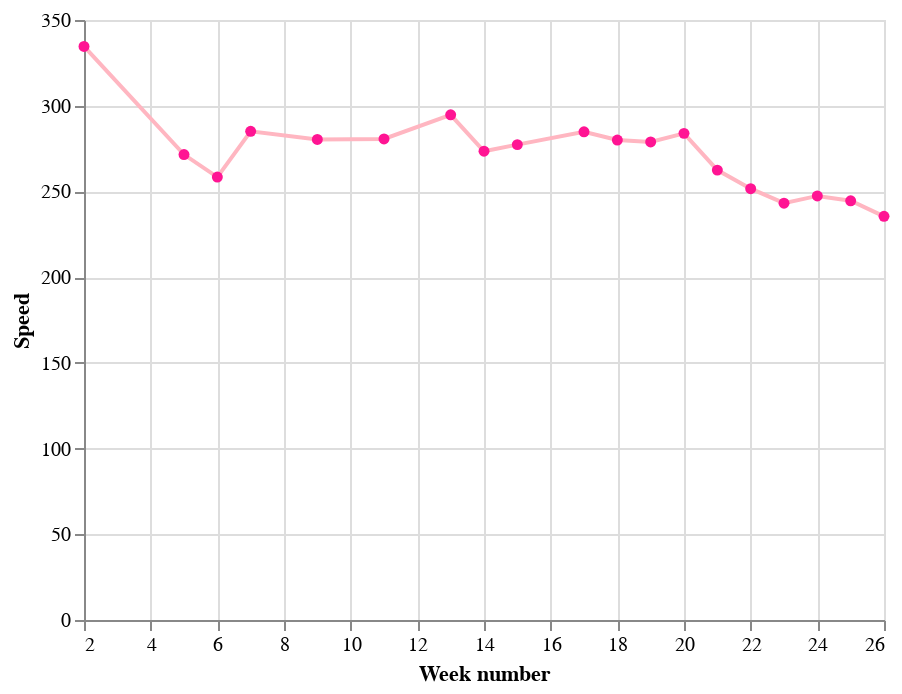

The notebook cell saved with this chart:
### Code cell
line = alt.Chart(df).mark_line(color='lightpink').encode(
    alt.X('week', title='Week number'),
    alt.Y('seconds_per_km', aggregate='mean',  title='Speed'),
)

circle = alt.Chart(df).mark_circle(color='deeppink').encode(
    alt.X('week', title='Week number'),
    alt.Y('seconds_per_km', aggregate='mean',  title='Speed'),
)
line + circle

### Figure 1 — Vega-Lite specification as saved in the notebook (floating-point values rounded to 4 significant figures)
{"config": {"view": {"continuousWidth": 400, "continuousHeight": 300}}, "layer": [{"mark": {"type": "line", "color": "lightpink"}, "encoding": {"x": {"field": "week", "title": "Week number", "type": "quantitative"}, "y": {"aggregate": "mean", "field": "seconds_per_km", "title": "Speed", "type": "quantitative"}}}, {"mark": {"type": "circle", "color": "deeppink"}, "encoding": {"x": {"field": "week", "title": "Week number", "type": "quantitative"}, "y": {"aggregate": "mean", "field": "seconds_per_km", "title": "Speed", "type": "quantitative"}}}], "data": {"name": "data-ec06743c94a29224c91ed66eace526ab"}, "$schema": "https://vega.github.io/schema/vega-lite/v4.17.0.json", "datasets": {"data-ec06743c94a29224c91ed66eace526ab": [{"Unnamed: 0": 182, "type": 1, "startTime": "2022-01-10T13:39:17+00:00", "sportTime(s)": 453, "maxPace(/meter)": 7.246, "minPace(/meter)": 0.2501, "distance(m)": 1191.0, "avgPace(/meter)": 0.3787, "calories(kcal)": 71.0, "date": "2022-01-10T20:39:00", "seconds_per_km": 380.4, "speed_per_km": "06:20.35", "distance_rounded": 1.0, "day_of_week": "Monday", "week": 2}, {"Unnamed: 0": 178, "type": 1, "startTime": "2022-01-13T09:23:16+00:00", "sportTime(s)": 290, "maxPace(/meter)": 2.342, "minPace(/meter)": 0.1982, "distance(m)": 1004.0, "avgPace(/meter)": 0.2878, "calories(kcal)": 60.0, "date": "2022-01-13T16:23:00", "seconds_per_km": 288.8, "speed_per_km": "04:48.84", "distance_rounded": 1.0, "day_of_week": "Thursday", "week": 2}, {"Unnamed: 0": 176, "type": 1, "startTime": "2022-02-03T10:41:12+00:00", "sportTime(s)": 265, "maxPace(/meter)": 0.609, "minPace(/meter)": 0.1993, "distance(m)": 1001.0, "avgPace(/meter)": 0.2637, "calories(kcal)": 39.0, "date": "2022-02-03T17:41:00", "seconds_per_km": 264.7, "speed_per_km": "04:24.74", "distance_rounded": 1.0, "day_of_week": "Thursday", "week": 5}, {"Unnamed: 0": 172, "type": 1, "startTime": "2022-02-05T11:46:47+00:00", "sportTime(s)": 283, "maxPace(/meter)": 0.6911, "minPace(/meter)": 0.229, "distance(m)": 1006.0, "avgPace(/meter)": 0.2803, "calories(kcal)": 50.0, "date": "2022-02-05T18:46:00", "seconds_per_km": 281.3, "speed_per_km": "04:41.31", "distance_rounded": 1.0, "day_of_week": "Saturday", "week": 5}, {"Unnamed: 0": 169, "type": 1, "startTime": "2022-02-06T11:36:48+00:00", "sportTime(s)": 272, "maxPace(/meter)": 0.6361, "minPace(/meter)": 0.2325, "distance(m)": 1013.0, "avgPace(/meter)": 0.2675, "calories(kcal)": 34.0, "date": "2022-02-06T18:36:00", "seconds_per_km": 268.5, "speed_per_km": "04:28.51", "distance_rounded": 1.0, "day_of_week": "Sunday", "week": 5}, {"Unnamed: 0": 166, "type": 1, "startTime": "2022-02-11T11:49:54+00:00", "sportTime(s)": 264, "maxPace(/meter)": 0.788, "minPace(/meter)": 0.198, "distance(m)": 1004.0, "avgPace(/meter)": 0.26, "calories(kcal)": 39.0, "date": "2022-02-11T18:49:00", "seconds_per_km": 262.9, "speed_per_km": "04:22.95", "distance_rounded": 1.0, "day_of_week": "Friday", "week": 6}, {"Unnamed: 0": 163, "type": 1, "startTime": "2022-02-12T11:25:02+00:00", "sportTime(s)": 259, "maxPace(/meter)": 0.5571, "minPace(/meter)": 0.1928, "distance(m)": 1011.0, "avgPace(/meter)": 0.2552, "calories(kcal)": 44.0, "date": "2022-02-12T18:25:00", "seconds_per_km": 256.2, "speed_per_km": "04:16.18", "distance_rounded": 1.0, "day_of_week": "Saturday", "week": 6}, {"Unnamed: 0": 161, "type": 1, "startTime": "2022-02-13T11:09:12+00:00", "sportTime(s)": 256, "maxPace(/meter)": 0.576, "minPace(/meter)": 0.194, "distance(m)": 1000.0, "avgPace(/meter)": 0.255, "calories(kcal)": 37.0, "date": "2022-02-13T18:09:00", "seconds_per_km": 256.0, "speed_per_km": "04:16.00", "distance_rounded": 1.0, "day_of_week": "Sunday", "week": 6}, {"Unnamed: 0": 157, "type": 1, "startTime": "2022-02-14T11:50:09+00:00", "sportTime(s)": 287, "maxPace(/meter)": 0.7446, "minPace(/meter)": 0.2587, "distance(m)": 1002.0, "avgPace(/meter)": 0.2854, "calories(kcal)": 43.0, "date": "2022-02-14T18:50:00", "seconds_per_km": 286.4, "speed_per_km": "04:46.43", "distance_rounded": 1.0, "day_of_week": "Monday", "week": 7}, {"Unnamed: 0": 155, "type": 1, "startTime": "2022-02-16T11:12:40+00:00", "sportTime(s)": 284, "maxPace(/meter)": 2.165, "minPace(/meter)": 0.1834, "distance(m)": 1001.0, "avgPace(/meter)": 0.2827, "calories(kcal)": 60.0, "date": "2022-02-16T18:12:00", "seconds_per_km": 283.7, "speed_per_km": "04:43.72", "distance_rounded": 1.0, "day_of_week": "Wednesday", "week": 7}, {"Unnamed: 0": 152, "type": 1, "startTime": "2022-03-05T00:10:22+00:00", "sportTime(s)": 282, "maxPace(/meter)": 0.6154, "minPace(/meter)": 0.2083, "distance(m)": 1006.0, "avgPace(/meter)": 0.2793, "calories(kcal)": 55.0, "date": "2022-03-05T07:10:00", "seconds_per_km": 280.3, "speed_per_km": "04:40.32", "distance_rounded": 1.0, "day_of_week": "Saturday", "week": 9}, {"Unnamed: 0": 150, "type": 1, "startTime": "2022-03-18T11:26:11+00:00", "sportTime(s)": 282, "maxPace(/meter)": 0.8749, "minPace(/meter)": 0.2372, "distance(m)": 1005.0, "avgPace(/meter)": 0.2796, "calories(kcal)": 47.0, "date": "2022-03-18T18:26:00", "seconds_per_km": 280.6, "speed_per_km": "04:40.60", "distance_rounded": 1.0, "day_of_week": "Friday", "week": 11}, {"Unnamed: 0": 146, "type": 1, "startTime": "2022-03-28T11:45:13+00:00", "sportTime(s)": 311, "maxPace(/meter)": 0.639, "minPace(/meter)": 0.2149, "distance(m)": 1046.0, "avgPace(/meter)": 0.2964, "calories(kcal)": 57.0, "date": "2022-03-28T18:45:00", "seconds_per_km": 297.3, "speed_per_km": "04:57.32", "distance_rounded": 1.0, "day_of_week": "Monday", "week": 13}, {"Unnamed: 0": 144, "type": 1, "startTime": "2022-03-29T12:02:25+00:00", "sportTime(s)": 303, "maxPace(/meter)": 0.6835, "minPace(/meter)": 0.2301, "distance(m)": 1003.0, "avgPace(/meter)": 0.3011, "calories(kcal)": 57.0, "date": "2022-03-29T19:02:00", "seconds_per_km": 302.1, "speed_per_km": "05:2.09", "distance_rounded": 1.0, "day_of_week": "Tuesday", "week": 13}, {"Unnamed: 0": 142, "type": 1, "startTime": "2022-03-30T11:52:16+00:00", "sportTime(s)": 285, "maxPace(/meter)": 0.4753, "minPace(/meter)": 0.1658, "distance(m)": 1001.0, "avgPace(/meter)": 0.2837, "calories(kcal)": 49.0, "date": "2022-03-30T18:52:00", "seconds_per_km": 284.7, "speed_per_km": "04:44.72", "distance_rounded": 1.0, "day_of_week": "Wednesday", "week": 13}, {"Unnamed: 0": 140, "type": 1, "startTime": "2022-04-04T10:57:56+00:00", "sportTime(s)": 271, "maxPace(/meter)": 0.7117, "minPace(/meter)": 0.2248, "distance(m)": 1000.0, "avgPace(/meter)": 0.27, "calories(kcal)": 48.0, "date": "2022-04-04T17:57:00", "seconds_per_km": 271.0, "speed_per_km": "04:31.00", "distance_rounded": 1.0, "day_of_week": "Monday", "week": 14}, {"Unnamed: 0": 137, "type": 1, "startTime": "2022-04-08T11:39:28+00:00", "sportTime(s)": 274, "maxPace(/meter)": 0.6707, "minPace(/meter)": 0.2315, "distance(m)": 1000.0, "avgPace(/meter)": 0.273, "calories(kcal)": 51.0, "date": "2022-04-08T18:39:00", "seconds_per_km": 274.0, "speed_per_km": "04:34.00", "distance_rounded": 1.0, "day_of_week": "Friday", "week": 14}, {"Unnamed: 0": 134, "type": 1, "startTime": "2022-04-10T11:41:58+00:00", "sportTime(s)": 277, "maxPace(/meter)": 0.6873, "minPace(/meter)": 0.2137, "distance(m)": 1006.0, "avgPace(/meter)": 0.2744, "calories(kcal)": 45.0, "date": "2022-04-10T18:41:00", "seconds_per_km": 275.3, "speed_per_km": "04:35.35", "distance_rounded": 1.0, "day_of_week": "Sunday", "week": 14}, {"Unnamed: 0": 131, "type": 1, "startTime": "2022-04-13T10:48:11+00:00", "sportTime(s)": 278, "maxPace(/meter)": 0.7634, "minPace(/meter)": 0.2038, "distance(m)": 1000.0, "avgPace(/meter)": 0.277, "calories(kcal)": 44.0, "date": "2022-04-13T17:48:00", "seconds_per_km": 278.0, "speed_per_km": "04:38.00", "distance_rounded": 1.0, "day_of_week": "Wednesday", "week": 15}, {"Unnamed: 0": 128, "type": 1, "startTime": "2022-04-15T09:54:21+00:00", "sportTime(s)": 278, "maxPace(/meter)": 0.7968, "minPace(/meter)": 0.244, "distance(m)": 1005.0, "avgPace(/meter)": 0.2756, "calories(kcal)": 39.0, "date": "2022-04-15T16:54:00", "seconds_per_km": 276.6, "speed_per_km": "04:36.62", "distance_rounded": 1.0, "day_of_week": "Friday", "week": 15}, {"Unnamed: 0": 125, "type": 1, "startTime": "2022-04-26T11:40:21+00:00", "sportTime(s)": 354, "maxPace(/meter)": 1.115, "minPace(/meter)": 0.1997, "distance(m)": 1201.0, "avgPace(/meter)": 0.2939, "calories(kcal)": 62.0, "date": "2022-04-26T18:40:00", "seconds_per_km": 294.8, "speed_per_km": "04:54.75", "distance_rounded": 1.0, "day_of_week": "Tuesday", "week": 17}, {"Unnamed: 0": 123, "type": 1, "startTime": "2022-04-27T11:31:56+00:00", "sportTime(s)": 270, "maxPace(/meter)": 0.6803, "minPace(/meter)": 0.2187, "distance(m)": 1002.0, "avgPace(/meter)": 0.2685, "calories(kcal)": 48.0, "date": "2022-04-27T18:31:00", "seconds_per_km": 269.5, "speed_per_km": "04:29.46", "distance_rounded": 1.0, "day_of_week": "Wednesday", "week": 17}, {"Unnamed: 0": 121, "type": 1, "startTime": "2022-04-28T10:37:51+00:00", "sportTime(s)": 279, "maxPace(/meter)": 0.8052, "minPace(/meter)": 0.221, "distance(m)": 1002.0, "avgPace(/meter)": 0.2774, "calories(kcal)": 50.0, "date": "2022-04-28T17:37:00", "seconds_per_km": 278.4, "speed_per_km": "04:38.44", "distance_rounded": 1.0, "day_of_week": "Thursday", "week": 17}, {"Unnamed: 0": 119, "type": 1, "startTime": "2022-04-29T11:01:29+00:00", "sportTime(s)": 495, "maxPace(/meter)": 1.217, "minPace(/meter)": 0.2073, "distance(m)": 1651.0, "avgPace(/meter)": 0.2974, "calories(kcal)": 89.0, "date": "2022-04-29T18:01:00", "seconds_per_km": 299.8, "speed_per_km": "04:59.82", "distance_rounded": 1.0, "day_of_week": "Friday", "week": 17}, {"Unnamed: 0": 117, "type": 1, "startTime": "2022-05-01T09:48:50+00:00", "sportTime(s)": 283, "maxPace(/meter)": 0.8224, "minPace(/meter)": 0.2239, "distance(m)": 1006.0, "avgPace(/meter)": 0.2803, "calories(kcal)": 41.0, "date": "2022-05-01T16:48:00", "seconds_per_km": 281.3, "speed_per_km": "04:41.31", "distance_rounded": 1.0, "day_of_week": "Sunday", "week": 17}, {"Unnamed: 0": 112, "type": 1, "startTime": "2022-05-04T11:52:29+00:00", "sportTime(s)": 279, "maxPace(/meter)": 0.6135, "minPace(/meter)": 0.2112, "distance(m)": 1007.0, "avgPace(/meter)": 0.2761, "calories(kcal)": 42.0, "date": "2022-05-04T18:52:00", "seconds_per_km": 277.1, "speed_per_km": "04:37.06", "distance_rounded": 1.0, "day_of_week": "Wednesday", "week": 18}, {"Unnamed: 0": 110, "type": 1, "startTime": "2022-05-05T11:15:38+00:00", "sportTime(s)": 292, "maxPace(/meter)": 0.7042, "minPace(/meter)": 0.216, "distance(m)": 1000.0, "avgPace(/meter)": 0.291, "calories(kcal)": 52.0, "date": "2022-05-05T18:15:00", "seconds_per_km": 292.0, "speed_per_km": "04:52.00", "distance_rounded": 1.0, "day_of_week": "Thursday", "week": 18}, {"Unnamed: 0": 107, "type": 1, "startTime": "2022-05-06T10:16:48+00:00", "sportTime(s)": 273, "maxPace(/meter)": 0.7022, "minPace(/meter)": 0.2276, "distance(m)": 1003.0, "avgPace(/meter)": 0.2712, "calories(kcal)": 47.0, "date": "2022-05-06T17:16:00", "seconds_per_km": 272.2, "speed_per_km": "04:32.18", "distance_rounded": 1.0, "day_of_week": "Friday", "week": 18}, {"Unnamed: 0": 104, "type": 1, "startTime": "2022-05-07T09:47:30+00:00", "sportTime(s)": 290, "maxPace(/meter)": 212.0, "minPace(/meter)": 0.2129, "distance(m)": 1040.0, "avgPace(/meter)": 0.278, "calories(kcal)": 52.0, "date": "2022-05-07T16:47:00", "seconds_per_km": 278.8, "speed_per_km": "04:38.85", "distance_rounded": 1.0, "day_of_week": "Saturday", "week": 18}, {"Unnamed: 0": 102, "type": 1, "startTime": "2022-05-08T11:24:19+00:00", "sportTime(s)": 287, "maxPace(/meter)": 225.0, "minPace(/meter)": 0.2221, "distance(m)": 1026.0, "avgPace(/meter)": 0.279, "calories(kcal)": 56.0, "date": "2022-05-08T18:24:00", "seconds_per_km": 279.7, "speed_per_km": "04:39.73", "distance_rounded": 1.0, "day_of_week": "Sunday", "week": 18}, {"Unnamed: 0": 99, "type": 1, "startTime": "2022-05-12T11:36:50+00:00", "sportTime(s)": 281, "maxPace(/meter)": 178.0, "minPace(/meter)": 0.1781, "distance(m)": 1007.0, "avgPace(/meter)": 0.278, "calories(kcal)": 59.0, "date": "2022-05-12T18:36:00", "seconds_per_km": 279.0, "speed_per_km": "04:39.05", "distance_rounded": 1.0, "day_of_week": "Thursday", "week": 19}, {"Unnamed: 0": 96, "type": 1, "startTime": "2022-05-13T11:36:23+00:00", "sportTime(s)": 291, "maxPace(/meter)": 201.0, "minPace(/meter)": 0.2015, "distance(m)": 1024.0, "avgPace(/meter)": 0.283, "calories(kcal)": 55.0, "date": "2022-05-13T18:36:00", "seconds_per_km": 284.2, "speed_per_km": "04:44.18", "distance_rounded": 1.0, "day_of_week": "Friday", "week": 19}, {"Unnamed: 0": 92, "type": 1, "startTime": "2022-05-15T11:36:24+00:00", "sportTime(s)": 281, "maxPace(/meter)": 197.0, "minPace(/meter)": 0.1974, "distance(m)": 1028.0, "avgPace(/meter)": 0.273, "calories(kcal)": 51.0, "date": "2022-05-15T18:36:00", "seconds_per_km": 273.3, "speed_per_km": "04:33.35", "distance_rounded": 1.0, "day_of_week": "Sunday", "week": 19}, {"Unnamed: 0": 89, "type": 1, "startTime": "2022-05-16T11:31:34+00:00", "sportTime(s)": 302, "maxPace(/meter)": 210.0, "minPace(/meter)": 0.2106, "distance(m)": 1046.0, "avgPace(/meter)": 0.288, "calories(kcal)": 63.0, "date": "2022-05-16T18:31:00", "seconds_per_km": 288.7, "speed_per_km": "04:48.72", "distance_rounded": 1.0, "day_of_week": "Monday", "week": 20}, {"Unnamed: 0": 86, "type": 1, "startTime": "2022-05-17T11:15:00+00:00", "sportTime(s)": 308, "maxPace(/meter)": 237.0, "minPace(/meter)": 0.2227, "distance(m)": 1049.0, "avgPace(/meter)": 0.293, "calories(kcal)": 63.0, "date": "2022-05-17T18:15:00", "seconds_per_km": 293.6, "speed_per_km": "04:53.61", "distance_rounded": 1.0, "day_of_week": "Tuesday", "week": 20}, {"Unnamed: 0": 82, "type": 1, "startTime": "2022-05-21T13:48:24+00:00", "sportTime(s)": 287, "maxPace(/meter)": 0.6219, "minPace(/meter)": 0.2232, "distance(m)": 1003.0, "avgPace(/meter)": 0.2841, "calories(kcal)": 50.03, "date": "2022-05-21T20:48:00", "seconds_per_km": 286.1, "speed_per_km": "04:46.14", "distance_rounded": 1.0, "day_of_week": "Saturday", "week": 20}, {"Unnamed: 0": 79, "type": 1, "startTime": "2022-05-22T10:22:47+00:00", "sportTime(s)": 267, "maxPace(/meter)": 0.815, "minPace(/meter)": 0.2136, "distance(m)": 1000.0, "avgPace(/meter)": 0.265, "calories(kcal)": 44.08, "date": "2022-05-22T17:22:00", "seconds_per_km": 267.0, "speed_per_km": "04:27.00", "distance_rounded": 1.0, "day_of_week": "Sunday", "week": 20}, {"Unnamed: 0": 76, "type": 1, "startTime": "2022-05-23T11:46:59+00:00", "sportTime(s)": 267, "maxPace(/meter)": 0.668, "minPace(/meter)": 0.2187, "distance(m)": 1000.0, "avgPace(/meter)": 0.265, "calories(kcal)": 50.33, "date": "2022-05-23T18:46:00", "seconds_per_km": 267.0, "speed_per_km": "04:27.00", "distance_rounded": 1.0, "day_of_week": "Monday", "week": 21}, {"Unnamed: 0": 73, "type": 1, "startTime": "2022-05-24T11:54:01+00:00", "sportTime(s)": 267, "maxPace(/meter)": 0.9251, "minPace(/meter)": 0.2227, "distance(m)": 1001.0, "avgPace(/meter)": 0.2647, "calories(kcal)": 44.15, "date": "2022-05-24T18:54:00", "seconds_per_km": 266.7, "speed_per_km": "04:26.73", "distance_rounded": 1.0, "day_of_week": "Tuesday", "week": 21}, {"Unnamed: 0": 70, "type": 1, "startTime": "2022-05-25T10:56:04+00:00", "sportTime(s)": 241, "maxPace(/meter)": 0.9066, "minPace(/meter)": 0.1197, "distance(m)": 1003.0, "avgPace(/meter)": 0.2353, "calories(kcal)": 40.81, "date": "2022-05-25T17:56:00", "seconds_per_km": 240.3, "speed_per_km": "04:0.28", "distance_rounded": 1.0, "day_of_week": "Wednesday", "week": 21}, {"Unnamed: 0": 67, "type": 1, "startTime": "2022-05-26T10:17:38+00:00", "sportTime(s)": 265, "maxPace(/meter)": 0.558, "minPace(/meter)": 0.1968, "distance(m)": 1003.0, "avgPace(/meter)": 0.2622, "calories(kcal)": 53.12, "date": "2022-05-26T17:17:00", "seconds_per_km": 264.2, "speed_per_km": "04:24.21", "distance_rounded": 1.0, "day_of_week": "Thursday", "week": 21}, {"Unnamed: 0": 64, "type": 1, "startTime": "2022-05-27T11:35:19+00:00", "sportTime(s)": 277, "maxPace(/meter)": 0.757, "minPace(/meter)": 0.2449, "distance(m)": 1003.0, "avgPace(/meter)": 0.2742, "calories(kcal)": 43.04, "date": "2022-05-27T18:35:00", "seconds_per_km": 276.2, "speed_per_km": "04:36.17", "distance_rounded": 1.0, "day_of_week": "Friday", "week": 21}, {"Unnamed: 0": 61, "type": 1, "startTime": "2022-05-28T10:39:29+00:00", "sportTime(s)": 271, "maxPace(/meter)": 0.6452, "minPace(/meter)": 0.2224, "distance(m)": 1005.0, "avgPace(/meter)": 0.2677, "calories(kcal)": 51.33, "date": "2022-05-28T17:39:00", "seconds_per_km": 269.7, "speed_per_km": "04:29.65", "distance_rounded": 1.0, "day_of_week": "Saturday", "week": 21}, {"Unnamed: 0": 58, "type": 1, "startTime": "2022-05-29T11:19:12+00:00", "sportTime(s)": 253, "maxPace(/meter)": 0.4274, "minPace(/meter)": 0.1839, "distance(m)": 1000.0, "avgPace(/meter)": 0.251, "calories(kcal)": 41.0, "date": "2022-05-29T18:19:00", "seconds_per_km": 253.0, "speed_per_km": "04:13.00", "distance_rounded": 1.0, "day_of_week": "Sunday", "week": 21}, {"Unnamed: 0": 55, "type": 1, "startTime": "2022-05-30T11:55:16+00:00", "sportTime(s)": 253, "maxPace(/meter)": 0.4058, "minPace(/meter)": 0.1746, "distance(m)": 1004.0, "avgPace(/meter)": 0.25, "calories(kcal)": 48.92, "date": "2022-05-30T18:55:00", "seconds_per_km": 252.0, "speed_per_km": "04:11.99", "distance_rounded": 1.0, "day_of_week": "Monday", "week": 22}, {"Unnamed: 0": 52, "type": 1, "startTime": "2022-05-31T11:42:33+00:00", "sportTime(s)": 261, "maxPace(/meter)": 0.5513, "minPace(/meter)": 0.203, "distance(m)": 1006.0, "avgPace(/meter)": 0.2575, "calories(kcal)": 49.91, "date": "2022-05-31T18:42:00", "seconds_per_km": 259.4, "speed_per_km": "04:19.44", "distance_rounded": 1.0, "day_of_week": "Tuesday", "week": 22}, {"Unnamed: 0": 49, "type": 1, "startTime": "2022-06-03T11:03:24+00:00", "sportTime(s)": 251, "maxPace(/meter)": 0.8258, "minPace(/meter)": 0.1627, "distance(m)": 1003.0, "avgPace(/meter)": 0.2483, "calories(kcal)": 45.2, "date": "2022-06-03T18:03:00", "seconds_per_km": 250.2, "speed_per_km": "04:10.25", "distance_rounded": 1.0, "day_of_week": "Friday", "week": 22}, {"Unnamed: 0": 46, "type": 1, "startTime": "2022-06-04T11:38:21+00:00", "sportTime(s)": 245, "maxPace(/meter)": 0.5981, "minPace(/meter)": 0.2102, "distance(m)": 1001.0, "avgPace(/meter)": 0.2428, "calories(kcal)": 51.81, "date": "2022-06-04T18:38:00", "seconds_per_km": 244.8, "speed_per_km": "04:4.76", "distance_rounded": 1.0, "day_of_week": "Saturday", "week": 22}, {"Unnamed: 0": 43, "type": 1, "startTime": "2022-06-11T10:38:27+00:00", "sportTime(s)": 237, "maxPace(/meter)": 0.5176, "minPace(/meter)": 0.1971, "distance(m)": 1001.0, "avgPace(/meter)": 0.2348, "calories(kcal)": 30.82, "date": "2022-06-11T17:38:00", "seconds_per_km": 236.8, "speed_per_km": "03:56.76", "distance_rounded": 1.0, "day_of_week": "Saturday", "week": 23}, {"Unnamed: 0": 39, "type": 1, "startTime": "2022-06-12T10:47:29+00:00", "sportTime(s)": 251, "maxPace(/meter)": 0.6472, "minPace(/meter)": 0.2005, "distance(m)": 1006.0, "avgPace(/meter)": 0.2475, "calories(kcal)": 51.79, "date": "2022-06-12T17:47:00", "seconds_per_km": 249.5, "speed_per_km": "04:9.50", "distance_rounded": 1.0, "day_of_week": "Sunday", "week": 23}, {"Unnamed: 0": 36, "type": 1, "startTime": "2022-06-14T12:03:23+00:00", "sportTime(s)": 259, "maxPace(/meter)": 0.5627, "minPace(/meter)": 0.1935, "distance(m)": 1003.0, "avgPace(/meter)": 0.2562, "calories(kcal)": 56.05, "date": "2022-06-14T19:03:00", "seconds_per_km": 258.2, "speed_per_km": "04:18.23", "distance_rounded": 1.0, "day_of_week": "Tuesday", "week": 24}, {"Unnamed: 0": 32, "type": 1, "startTime": "2022-06-15T11:46:25+00:00", "sportTime(s)": 249, "maxPace(/meter)": 0.5219, "minPace(/meter)": 0.1885, "distance(m)": 1011.0, "avgPace(/meter)": 0.2443, "calories(kcal)": 47.92, "date": "2022-06-15T18:46:00", "seconds_per_km": 246.3, "speed_per_km": "04:6.29", "distance_rounded": 1.0, "day_of_week": "Wednesday", "week": 24}, {"Unnamed: 0": 27, "type": 1, "startTime": "2022-06-16T11:03:28+00:00", "sportTime(s)": 243, "maxPace(/meter)": 0.5764, "minPace(/meter)": 0.1971, "distance(m)": 1002.0, "avgPace(/meter)": 0.2405, "calories(kcal)": 33.65, "date": "2022-06-16T18:03:00", "seconds_per_km": 242.5, "speed_per_km": "04:2.51", "distance_rounded": 1.0, "day_of_week": "Thursday", "week": 24}, {"Unnamed: 0": 23, "type": 1, "startTime": "2022-06-17T11:03:58+00:00", "sportTime(s)": 243, "maxPace(/meter)": 0.4713, "minPace(/meter)": 0.1802, "distance(m)": 1002.0, "avgPace(/meter)": 0.2405, "calories(kcal)": 48.66, "date": "2022-06-17T18:03:00", "seconds_per_km": 242.5, "speed_per_km": "04:2.51", "distance_rounded": 1.0, "day_of_week": "Friday", "week": 24}, {"Unnamed: 0": 18, "type": 1, "startTime": "2022-06-21T12:23:33+00:00", "sportTime(s)": 247, "maxPace(/meter)": 0.5322, "minPace(/meter)": 0.1881, "distance(m)": 1009.0, "avgPace(/meter)": 0.2428, "calories(kcal)": 45.0, "date": "2022-06-21T19:23:00", "seconds_per_km": 244.8, "speed_per_km": "04:4.80", "distance_rounded": 1.0, "day_of_week": "Tuesday", "week": 25}, {"Unnamed: 0": 15, "type": 1, "startTime": "2022-06-23T11:16:47+00:00", "sportTime(s)": 245, "maxPace(/meter)": 0.627, "minPace(/meter)": 0.1883, "distance(m)": 1003.0, "avgPace(/meter)": 0.2423, "calories(kcal)": 49.76, "date": "2022-06-23T18:16:00", "seconds_per_km": 244.3, "speed_per_km": "04:4.27", "distance_rounded": 1.0, "day_of_week": "Thursday", "week": 25}, {"Unnamed: 0": 10, "type": 1, "startTime": "2022-06-27T11:45:38+00:00", "sportTime(s)": 239, "maxPace(/meter)": 0.6246, "minPace(/meter)": 0.1815, "distance(m)": 1002.0, "avgPace(/meter)": 0.2365, "calories(kcal)": 48.67, "date": "2022-06-27T18:45:00", "seconds_per_km": 238.5, "speed_per_km": "03:58.52", "distance_rounded": 1.0, "day_of_week": "Monday", "week": 26}, {"Unnamed: 0": 7, "type": 1, "startTime": "2022-06-28T11:07:21+00:00", "sportTime(s)": 235, "maxPace(/meter)": 0.4755, "minPace(/meter)": 0.1836, "distance(m)": 1003.0, "avgPace(/meter)": 0.2323, "calories(kcal)": 39.65, "date": "2022-06-28T18:07:00", "seconds_per_km": 234.3, "speed_per_km": "03:54.30", "distance_rounded": 1.0, "day_of_week": "Tuesday", "week": 26}, {"Unnamed: 0": 4, "type": 1, "startTime": "2022-06-29T12:02:34+00:00", "sportTime(s)": 231, "maxPace(/meter)": 0.5453, "minPace(/meter)": 0.1936, "distance(m)": 1003.0, "avgPace(/meter)": 0.2283, "calories(kcal)": 33.62, "date": "2022-06-29T19:02:00", "seconds_per_km": 230.3, "speed_per_km": "03:50.31", "distance_rounded": 1.0, "day_of_week": "Wednesday", "week": 26}, {"Unnamed: 0": 1, "type": 1, "startTime": "2022-06-30T12:31:18+00:00", "sportTime(s)": 239, "maxPace(/meter)": 0.6545, "minPace(/meter)": 0.1648, "distance(m)": 1001.0, "avgPace(/meter)": 0.2368, "calories(kcal)": 36.82, "date": "2022-06-30T19:31:00", "seconds_per_km": 238.8, "speed_per_km": "03:58.76", "distance_rounded": 1.0, "day_of_week": "Thursday", "week": 26}]}}
